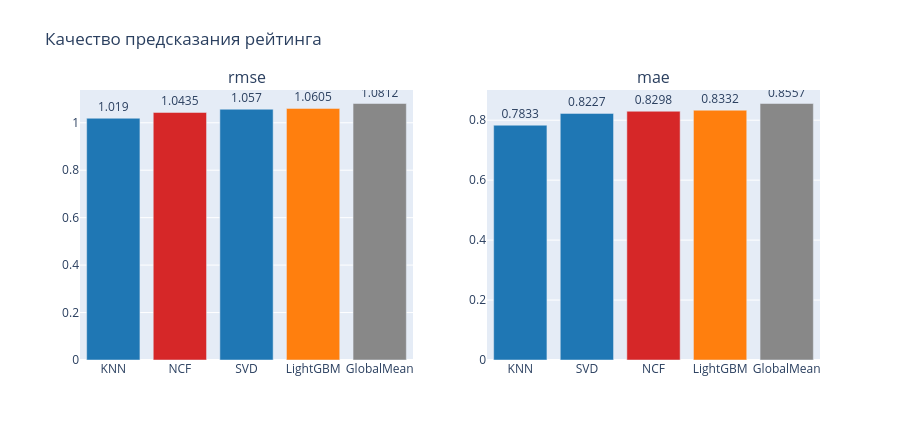
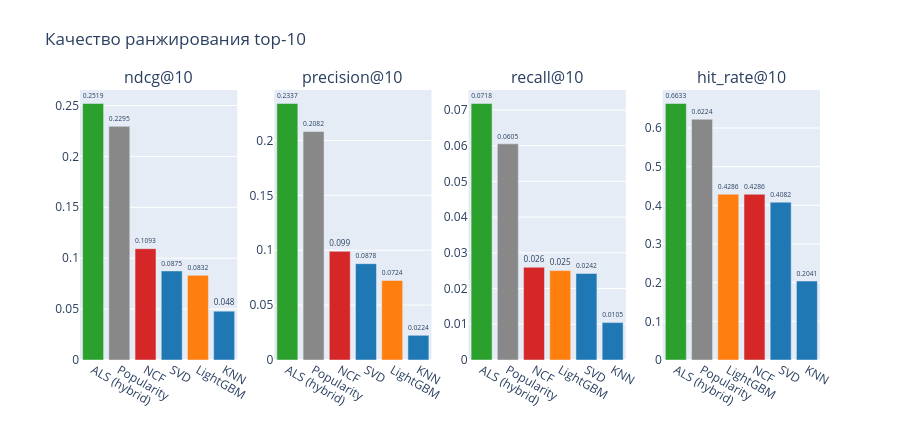
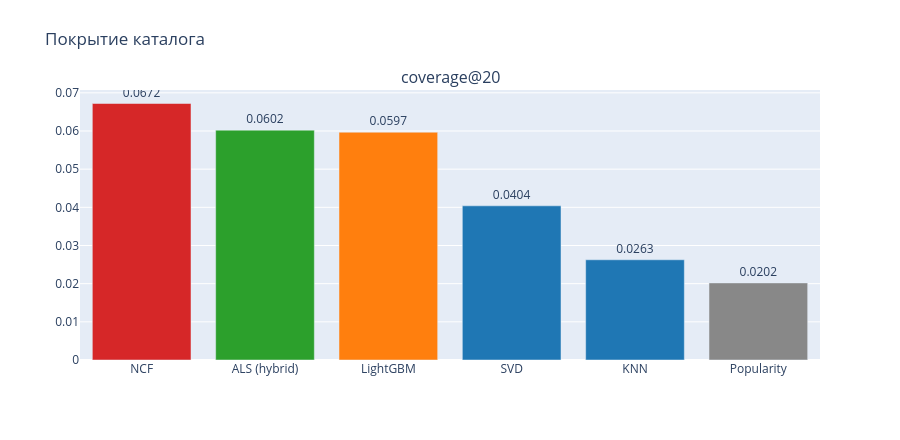

Here is the notebook cell these charts were saved with, in order:
### Markdown cell above
## 3. Bar charts по каждой метрике

Сравниваем модели по каждой метрике отдельно. Модели, у которых соответствующая метрика
не определена (например, RMSE для ALS (hybrid)), исключаются из bar chart автоматически.

### Code cell
# Цветовая палитра по семействам
family_colors = {
    'baseline':     '#888888',
    'collaborative': '#1f77b4',
    'feature-based': '#ff7f0e',
    'hybrid':        '#2ca02c',
    'neural':        '#d62728',
}

metric_groups = {
    'Качество предсказания рейтинга': {
        'metrics': ['rmse', 'mae'],
        'lower_better': True,
    },
    'Качество ранжирования top-10': {
        'metrics': ['ndcg@10', 'precision@10', 'recall@10', 'hit_rate@10'],
        'lower_better': False,
    },
    'Покрытие каталога': {
        'metrics': ['coverage@20'],
        'lower_better': False,
    },
}

for group_name, cfg in metric_groups.items():
    metrics = cfg['metrics']
    lower_better = cfg['lower_better']
    cols = len(metrics)
    fig = make_subplots(rows=1, cols=cols, subplot_titles=metrics)

    for i, metric in enumerate(metrics, start=1):
        sub = summary.dropna(subset=[metric]).sort_values(
            metric, ascending=lower_better
        )
        colors = [family_colors[f] for f in sub['family']]
        vals_rounded = sub[metric].round(4)
        fig.add_trace(
            go.Bar(
                x=sub['model'], y=sub[metric],
                marker_color=colors,
                text=vals_rounded,
                textposition='outside',
                showlegend=False,
            ),
            row=1, col=i,
        )

    fig.update_layout(
        title=group_name,
        height=440,
        margin=dict(t=90, b=80),
    )
    fname = group_name.split()[0].lower().replace('/', '_')
    fig.write_html(str(MODELS_DIR / f'comparison_{fname}.html'))
    fig.show()

### Figure 1 — Plotly figure (JSON) as saved in the notebook; plotly's stock layout.template omitted (floating-point values rounded to 4 significant figures)
{"data": [{"marker": {"color": ["#1f77b4", "#d62728", "#1f77b4", "#ff7f0e", "#888888"]}, "showlegend": false, "text": [1.019, 1.044, 1.057, 1.06, 1.081], "textposition": "outside", "type": "bar", "x": ["KNN", "NCF", "SVD", "LightGBM", "GlobalMean"], "xaxis": "x", "y": [1.019, 1.044, 1.057, 1.061, 1.081], "yaxis": "y"}, {"marker": {"color": ["#1f77b4", "#1f77b4", "#d62728", "#ff7f0e", "#888888"]}, "showlegend": false, "text": [0.7833, 0.8227, 0.8298, 0.8332, 0.8557], "textposition": "outside", "type": "bar", "x": ["KNN", "SVD", "NCF", "LightGBM", "GlobalMean"], "xaxis": "x2", "y": [0.7833, 0.8227, 0.8298, 0.8332, 0.8557], "yaxis": "y2"}], "layout": {"annotations": [{"font": {"size": 16}, "showarrow": false, "text": "rmse", "x": 0.225, "xanchor": "center", "xref": "paper", "y": 1, "yanchor": "bottom", "yref": "paper"}, {"font": {"size": 16}, "showarrow": false, "text": "mae", "x": 0.775, "xanchor": "center", "xref": "paper", "y": 1, "yanchor": "bottom", "yref": "paper"}], "height": 440, "margin": {"b": 80, "t": 90}, "title": {"text": "Качество предсказания рейтинга"}, "xaxis": {"anchor": "y", "domain": [0, 0.45]}, "xaxis2": {"anchor": "y2", "domain": [0.55, 1]}, "yaxis": {"anchor": "x", "domain": [0, 1]}, "yaxis2": {"anchor": "x2", "domain": [0, 1]}}}

### Figure 2 — Plotly figure (JSON) as saved in the notebook; plotly's stock layout.template omitted (floating-point values rounded to 4 significant figures)
{"data": [{"marker": {"color": ["#2ca02c", "#888888", "#d62728", "#1f77b4", "#ff7f0e", "#1f77b4"]}, "showlegend": false, "text": [0.2519, 0.2295, 0.1093, 0.0875, 0.0832, 0.048], "textposition": "outside", "type": "bar", "x": ["ALS (hybrid)", "Popularity", "NCF", "SVD", "LightGBM", "KNN"], "xaxis": "x", "y": [0.2519, 0.2295, 0.1093, 0.08747, 0.08315, 0.048], "yaxis": "y"}, {"marker": {"color": ["#2ca02c", "#888888", "#d62728", "#1f77b4", "#ff7f0e", "#1f77b4"]}, "showlegend": false, "text": [0.2337, 0.2082, 0.099, 0.0878, 0.0724, 0.0224], "textposition": "outside", "type": "bar", "x": ["ALS (hybrid)", "Popularity", "NCF", "SVD", "LightGBM", "KNN"], "xaxis": "x2", "y": [0.2337, 0.2082, 0.09898, 0.08776, 0.07245, 0.02245], "yaxis": "y2"}, {"marker": {"color": ["#2ca02c", "#888888", "#d62728", "#ff7f0e", "#1f77b4", "#1f77b4"]}, "showlegend": false, "text": [0.0718, 0.0605, 0.026, 0.025, 0.0242, 0.0105], "textposition": "outside", "type": "bar", "x": ["ALS (hybrid)", "Popularity", "NCF", "LightGBM", "SVD", "KNN"], "xaxis": "x3", "y": [0.07181, 0.06051, 0.02596, 0.02503, 0.02423, 0.01047], "yaxis": "y3"}, {"marker": {"color": ["#2ca02c", "#888888", "#ff7f0e", "#d62728", "#1f77b4", "#1f77b4"]}, "showlegend": false, "text": [0.6633, 0.6224, 0.4286, 0.4286, 0.4082, 0.2041], "textposition": "outside", "type": "bar", "x": ["ALS (hybrid)", "Popularity", "LightGBM", "NCF", "SVD", "KNN"], "xaxis": "x4", "y": [0.6633, 0.6224, 0.4286, 0.4286, 0.4082, 0.2041], "yaxis": "y4"}], "layout": {"annotations": [{"font": {"size": 16}, "showarrow": false, "text": "ndcg@10", "x": 0.1062, "xanchor": "center", "xref": "paper", "y": 1, "yanchor": "bottom", "yref": "paper"}, {"font": {"size": 16}, "showarrow": false, "text": "precision@10", "x": 0.3688, "xanchor": "center", "xref": "paper", "y": 1, "yanchor": "bottom", "yref": "paper"}, {"font": {"size": 16}, "showarrow": false, "text": "recall@10", "x": 0.6313, "xanchor": "center", "xref": "paper", "y": 1, "yanchor": "bottom", "yref": "paper"}, {"font": {"size": 16}, "showarrow": false, "text": "hit_rate@10", "x": 0.8938, "xanchor": "center", "xref": "paper", "y": 1, "yanchor": "bottom", "yref": "paper"}], "height": 440, "margin": {"b": 80, "t": 90}, "title": {"text": "Качество ранжирования top-10"}, "xaxis": {"anchor": "y", "domain": [0, 0.2125]}, "xaxis2": {"anchor": "y2", "domain": [0.2625, 0.475]}, "xaxis3": {"anchor": "y3", "domain": [0.525, 0.7375]}, "xaxis4": {"anchor": "y4", "domain": [0.7875, 1]}, "yaxis": {"anchor": "x", "domain": [0, 1]}, "yaxis2": {"anchor": "x2", "domain": [0, 1]}, "yaxis3": {"anchor": "x3", "domain": [0, 1]}, "yaxis4": {"anchor": "x4", "domain": [0, 1]}}}

### Figure 3 — Plotly figure (JSON) as saved in the notebook; plotly's stock layout.template omitted (floating-point values rounded to 4 significant figures)
{"data": [{"marker": {"color": ["#d62728", "#2ca02c", "#ff7f0e", "#1f77b4", "#1f77b4", "#888888"]}, "showlegend": false, "text": [0.0672, 0.0602, 0.0597, 0.0404, 0.0263, 0.0202], "textposition": "outside", "type": "bar", "x": ["NCF", "ALS (hybrid)", "LightGBM", "SVD", "KNN", "Popularity"], "xaxis": "x", "y": [0.06721, 0.06023, 0.05968, 0.0404, 0.02626, 0.0202], "yaxis": "y"}], "layout": {"annotations": [{"font": {"size": 16}, "showarrow": false, "text": "coverage@20", "x": 0.5, "xanchor": "center", "xref": "paper", "y": 1, "yanchor": "bottom", "yref": "paper"}], "height": 440, "margin": {"b": 80, "t": 90}, "title": {"text": "Покрытие каталога"}, "xaxis": {"anchor": "y", "domain": [0, 1]}, "yaxis": {"anchor": "x", "domain": [0, 1]}}}
